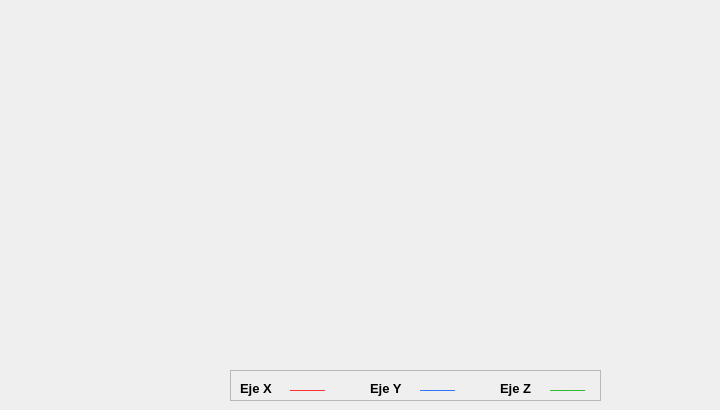
   <widget class="QWidget" name="tab_6">
    <attribute name="title">
     <string>Gráf. Giroscopio</string>
    </attribute>
    <widget class="QwtPlot" name="GraficaSensorGyro">
     <property name="geometry">
      <rect>
       <x>80</x>
       <y>30</y>
       <width>631</width>
       <height>321</height>
      </rect>
     </property>
    </widget>
    <widget class="QFrame" name="frame_7">
     <property name="geometry">
      <rect>
       <x>230</x>
       <y>370</y>
       <width>371</width>
       <height>31</height>
      </rect>
     </property>
     <property name="frameShape">
      <enum>QFrame::StyledPanel</enum>
     </property>
     <property name="frameShadow">
      <enum>QFrame::Raised</enum>
     </property>
     <widget class="QLabel" name="EjeZGyro2">
      <property name="enabled">
       <bool>true</bool>
      </property>
      <property name="geometry">
       <rect>
        <x>320</x>
        <y>-10</y>
        <width>61</width>
        <height>41</height>
       </rect>
      </property>
      <property name="palette">
       <palette>
        <active>
         <colorrole role="WindowText">
          <brush brushstyle="SolidPattern">
           <color alpha="255">
            <red>0</red>
            <green>170</green>
            <blue>0</blue>
           </color>
          </brush>
         </colorrole>
        </active>
        <inactive>
         <colorrole role="WindowText">
          <brush brushstyle="SolidPattern">
           <color alpha="255">
            <red>0</red>
            <green>170</green>
            <blue>0</blue>
           </color>
          </brush>
         </colorrole>
        </inactive>
        <disabled>
         <colorrole role="WindowText">
          <brush brushstyle="SolidPattern">
           <color alpha="255">
            <red>120</red>
            <green>120</green>
            <blue>120</blue>
           </color>
          </brush>
         </colorrole>
        </disabled>
       </palette>
      </property>
      <property name="font">
       <font>
        <pointsize>16</pointsize>
        <weight>75</weight>
        <bold>true</bold>
       </font>
      </property>
      <property name="text">
       <string>___</string>
      </property>
     </widget>
     <widget class="QLabel" name="EjeXGyro">
      <property name="enabled">
       <bool>true</bool>
      </property>
      <property name="geometry">
       <rect>
        <x>10</x>
        <y>10</y>
        <width>41</width>
        <height>17</height>
       </rect>
      </property>
      <property name="font">
       <font>
        <pointsize>10</pointsize>
        <weight>75</weight>
        <bold>true</bold>
       </font>
      </property>
      <property name="text">
       <string>Eje X</string>
      </property>
     </widget>
     <widget class="QLabel" name="EjeYGyro2">
      <property name="enabled">
       <bool>true</bool>
      </property>
      <property name="geometry">
       <rect>
        <x>190</x>
        <y>-10</y>
        <width>41</width>
        <height>41</height>
       </rect>
      </property>
      <property name="palette">
       <palette>
        <active>
         <colorrole role="WindowText">
          <brush brushstyle="SolidPattern">
           <color alpha="255">
            <red>0</red>
            <green>85</green>
            <blue>255</blue>
           </color>
          </brush>
         </colorrole>
         <colorrole role="Text">
          <brush brushstyle="SolidPattern">
           <color alpha="255">
            <red>0</red>
            <green>85</green>
            <blue>255</blue>
           </color>
          </brush>
         </colorrole>
         <colorrole role="ButtonText">
          <brush brushstyle="SolidPattern">
           <color alpha="255">
            <red>0</red>
            <green>85</green>
            <blue>255</blue>
           </color>
          </brush>
         </colorrole>
         <colorrole role="ToolTipText">
          <brush brushstyle="SolidPattern">
           <color alpha="255">
            <red>0</red>
            <green>85</green>
            <blue>255</blue>
           </color>
          </brush>
         </colorrole>
        </active>
        <inactive>
         <colorrole role="WindowText">
          <brush brushstyle="SolidPattern">
           <color alpha="255">
            <red>0</red>
            <green>85</green>
            <blue>255</blue>
           </color>
          </brush>
         </colorrole>
         <colorrole role="Text">
          <brush brushstyle="SolidPattern">
           <color alpha="255">
            <red>0</red>
            <green>85</green>
            <blue>255</blue>
           </color>
          </brush>
         </colorrole>
         <colorrole role="ButtonText">
          <brush brushstyle="SolidPattern">
           <color alpha="255">
            <red>0</red>
            <green>85</green>
            <blue>255</blue>
           </color>
          </brush>
         </colorrole>
         <colorrole role="ToolTipText">
          <brush brushstyle="SolidPattern">
           <color alpha="255">
            <red>0</red>
            <green>85</green>
            <blue>255</blue>
           </color>
          </brush>
         </colorrole>
        </inactive>
        <disabled>
         <colorrole role="WindowText">
          <brush brushstyle="SolidPattern">
           <color alpha="255">
            <red>120</red>
            <green>120</green>
            <blue>120</blue>
           </color>
          </brush>
         </colorrole>
         <colorrole role="Text">
          <brush brushstyle="SolidPattern">
           <color alpha="255">
            <red>120</red>
            <green>120</green>
            <blue>120</blue>
           </color>
          </brush>
         </colorrole>
         <colorrole role="ButtonText">
          <brush brushstyle="SolidPattern">
           <color alpha="255">
            <red>120</red>
            <green>120</green>
            <blue>120</blue>
           </color>
          </brush>
         </colorrole>
         <colorrole role="ToolTipText">
          <brush brushstyle="SolidPattern">
           <color alpha="255">
            <red>0</red>
            <green>85</green>
            <blue>255</blue>
           </color>
          </brush>
         </colorrole>
        </disabled>
       </palette>
      </property>
      <property name="font">
       <font>
        <pointsize>16</pointsize>
        <weight>75</weight>
        <bold>true</bold>
       </font>
      </property>
      <property name="text">
       <string>___</string>
      </property>
     </widget>
     <widget class="QLabel" name="EjeZGyro">
      <property name="enabled">
       <bool>true</bool>
      </property>
      <property name="geometry">
       <rect>
        <x>270</x>
        <y>10</y>
        <width>41</width>
        <height>17</height>
       </rect>
      </property>
      <property name="font">
       <font>
        <pointsize>10</pointsize>
        <weight>75</weight>
        <bold>true</bold>
       </font>
      </property>
      <property name="text">
       <string>Eje Z</string>
      </property>
     </widget>
     <widget class="QLabel" name="EjeXGyro2">
      <property name="enabled">
       <bool>true</bool>
      </property>
      <property name="geometry">
       <rect>
        <x>60</x>
        <y>-10</y>
        <width>41</width>
        <height>41</height>
       </rect>
      </property>
      <property name="palette">
       <palette>
        <active>
         <colorrole role="WindowText">
          <brush brushstyle="SolidPattern">
           <color alpha="255">
            <red>255</red>
            <green>0</green>
            <blue>0</blue>
           </color>
          </brush>
         </colorrole>
         <colorrole role="Button">
          <brush brushstyle="SolidPattern">
           <color alpha="255">
            <red>255</red>
            <green>0</green>
            <blue>0</blue>
           </color>
          </brush>
         </colorrole>
         <colorrole role="Light">
          <brush brushstyle="SolidPattern">
           <color alpha="255">
            <red>255</red>
            <green>0</green>
            <blue>0</blue>
           </color>
          </brush>
         </colorrole>
         <colorrole role="Midlight">
          <brush brushstyle="SolidPattern">
           <color alpha="255">
            <red>255</red>
            <green>0</green>
            <blue>0</blue>
           </color>
          </brush>
         </colorrole>
         <colorrole role="Dark">
          <brush brushstyle="SolidPattern">
           <color alpha="255">
            <red>255</red>
            <green>0</green>
            <blue>0</blue>
           </color>
          </brush>
         </colorrole>
         <colorrole role="Mid">
          <brush brushstyle="SolidPattern">
           <color alpha="255">
            <red>255</red>
            <green>0</green>
            <blue>0</blue>
           </color>
          </brush>
         </colorrole>
         <colorrole role="Text">
          <brush brushstyle="SolidPattern">
           <color alpha="255">
            <red>255</red>
            <green>0</green>
            <blue>0</blue>
           </color>
          </brush>
         </colorrole>
         <colorrole role="BrightText">
          <brush brushstyle="SolidPattern">
           <color alpha="255">
            <red>255</red>
            <green>0</green>
            <blue>0</blue>
           </color>
          </brush>
         </colorrole>
         <colorrole role="ButtonText">
          <brush brushstyle="SolidPattern">
           <color alpha="255">
            <red>255</red>
            <green>0</green>
            <blue>0</blue>
           </color>
          </brush>
         </colorrole>
         <colorrole role="ToolTipText">
          <brush brushstyle="SolidPattern">
           <color alpha="255">
            <red>255</red>
            <green>0</green>
            <blue>0</blue>
           </color>
          </brush>
         </colorrole>
        </active>
        <inactive>
         <colorrole role="WindowText">
          <brush brushstyle="SolidPattern">
           <color alpha="255">
            <red>255</red>
            <green>0</green>
            <blue>0</blue>
           </color>
          </brush>
         </colorrole>
         <colorrole role="Button">
          <brush brushstyle="SolidPattern">
           <color alpha="255">
            <red>255</red>
            <green>0</green>
            <blue>0</blue>
           </color>
          </brush>
         </colorrole>
         <colorrole role="Light">
          <brush brushstyle="SolidPattern">
           <color alpha="255">
            <red>255</red>
            <green>0</green>
            <blue>0</blue>
           </color>
          </brush>
         </colorrole>
         <colorrole role="Midlight">
          <brush brushstyle="SolidPattern">
           <color alpha="255">
            <red>255</red>
            <green>0</green>
            <blue>0</blue>
           </color>
          </brush>
         </colorrole>
         <colorrole role="Dark">
          <brush brushstyle="SolidPattern">
           <color alpha="255">
            <red>255</red>
            <green>0</green>
            <blue>0</blue>
           </color>
          </brush>
         </colorrole>
         <colorrole role="Mid">
          <brush brushstyle="SolidPattern">
           <color alpha="255">
            <red>255</red>
            <green>0</green>
            <blue>0</blue>
           </color>
          </brush>
         </colorrole>
         <colorrole role="Text">
          <brush brushstyle="SolidPattern">
           <color alpha="255">
            <red>255</red>
            <green>0</green>
            <blue>0</blue>
           </color>
          </brush>
         </colorrole>
         <colorrole role="BrightText">
          <brush brushstyle="SolidPattern">
           <color alpha="255">
            <red>255</red>
            <green>0</green>
            <blue>0</blue>
           </color>
          </brush>
         </colorrole>
         <colorrole role="ButtonText">
          <brush brushstyle="SolidPattern">
           <color alpha="255">
            <red>255</red>
            <green>0</green>
            <blue>0</blue>
           </color>
          </brush>
         </colorrole>
         <colorrole role="ToolTipText">
          <brush brushstyle="SolidPattern">
           <color alpha="255">
            <red>255</red>
            <green>0</green>
            <blue>0</blue>
           </color>
          </brush>
         </colorrole>
        </inactive>
        <disabled>
         <colorrole role="WindowText">
          <brush brushstyle="SolidPattern">
           <color alpha="255">
            <red>255</red>
            <green>0</green>
            <blue>0</blue>
           </color>
          </brush>
         </colorrole>
         <colorrole role="Button">
          <brush brushstyle="SolidPattern">
           <color alpha="255">
            <red>255</red>
            <green>0</green>
            <blue>0</blue>
           </color>
          </brush>
         </colorrole>
         <colorrole role="Light">
          <brush brushstyle="SolidPattern">
           <color alpha="255">
            <red>255</red>
            <green>0</green>
            <blue>0</blue>
           </color>
          </brush>
         </colorrole>
         <colorrole role="Midlight">
          <brush brushstyle="SolidPattern">
           <color alpha="255">
            <red>255</red>
            <green>0</green>
            <blue>0</blue>
           </color>
          </brush>
         </colorrole>
         <colorrole role="Dark">
          <brush brushstyle="SolidPattern">
           <color alpha="255">
            <red>255</red>
            <green>0</green>
            <blue>0</blue>
           </color>
          </brush>
         </colorrole>
         <colorrole role="Mid">
          <brush brushstyle="SolidPattern">
           <color alpha="255">
            <red>255</red>
            <green>0</green>
            <blue>0</blue>
           </color>
          </brush>
         </colorrole>
         <colorrole role="Text">
          <brush brushstyle="SolidPattern">
           <color alpha="255">
            <red>255</red>
            <green>0</green>
            <blue>0</blue>
           </color>
          </brush>
         </colorrole>
         <colorrole role="BrightText">
          <brush brushstyle="SolidPattern">
           <color alpha="255">
            <red>255</red>
            <green>0</green>
            <blue>0</blue>
           </color>
          </brush>
         </colorrole>
         <colorrole role="ButtonText">
          <brush brushstyle="SolidPattern">
           <color alpha="255">
            <red>255</red>
            <green>0</green>
            <blue>0</blue>
           </color>
          </brush>
         </colorrole>
         <colorrole role="ToolTipText">
          <brush brushstyle="SolidPattern">
           <color alpha="255">
            <red>255</red>
            <green>0</green>
            <blue>0</blue>
           </color>
          </brush>
         </colorrole>
        </disabled>
       </palette>
      </property>
      <property name="font">
       <font>
        <pointsize>16</pointsize>
        <weight>75</weight>
        <bold>true</bold>
       </font>
      </property>
      <property name="text">
       <string>___</string>
      </property>
     </widget>
     <widget class="QLabel" name="EjeYGyro">
      <property name="enabled">
       <bool>true</bool>
      </property>
      <property name="geometry">
       <rect>
        <x>140</x>
        <y>10</y>
        <width>41</width>
        <height>17</height>
       </rect>
      </property>
      <property name="font">
       <font>
        <pointsize>10</pointsize>
        <weight>75</weight>
        <bold>true</bold>
       </font>
      </property>
      <property name="text">
       <string>Eje Y</string>
      </property>
     </widget>
    </widget>
   </widget>
